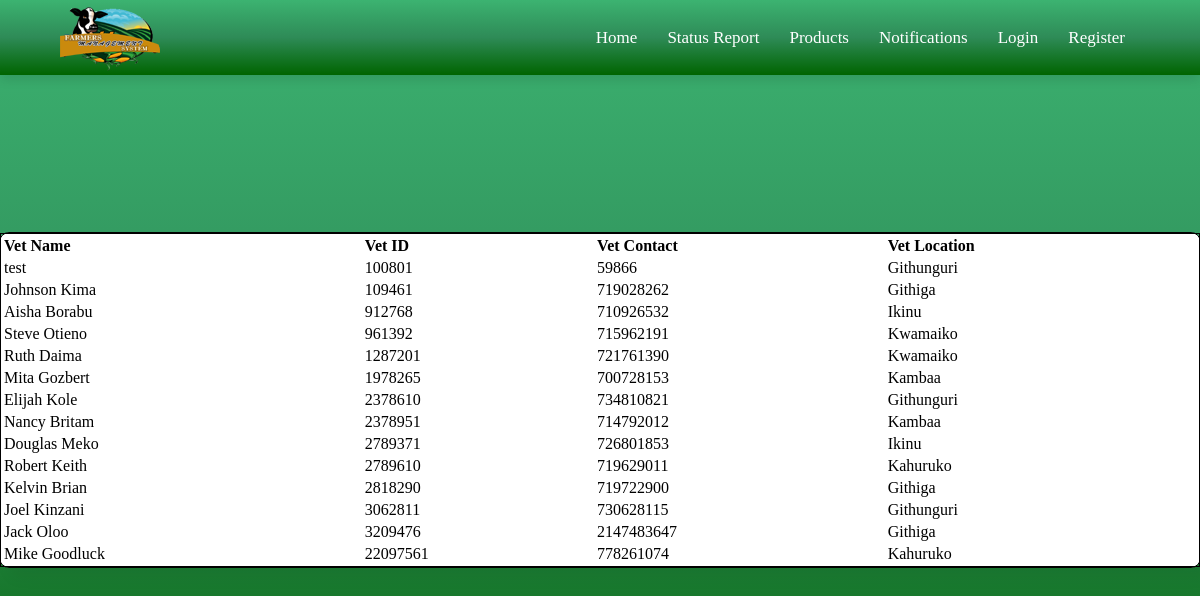
The page /staff/vetdata.php on the database its author committed.
### tables this page shows
CREATE TABLE `vets` (
  `VetName` varchar(30) NOT NULL,
  `Vet_ID` int(10) NOT NULL,
  `VetContact` int(10) NOT NULL,
  `VetLocation` varchar(20) NOT NULL,
  `email` varchar(30) NOT NULL,
  `password` varchar(255) NOT NULL
);

### staff/vetdata.php (the view, shortened to what this page needs)
<!DOCTYPE html>
<html lang="en" dir="ltr">
  <head>
    <link rel="stylesheet" href="vetdata.css">
</head>
<body>
  <nav>
    <div class="navbar">
      <div class="logo"><img src="images/logo.png"></a></div>
      <ul class="menu">
        <li ><a class="active" href="index.html">Home</a></li>
                        <li ><a href="status.html">Status Report</a></li>
                        <li ><a href="products.html">Products</a></li>
                        <li ><a href="notifications.html">Notifications</a></li>
                        <li ><a href="login.html">Login</a></li>
                        <li ><a href="register.html">Register</a></li>
      </ul>
    </div>
  </nav>
    <div class="center">
    <table>
<thead>
    <tr>
        <td><b>Vet Name</td>
        <td><b>Vet ID</td>
        <td><b>Vet Contact</td>
        <td><b>Vet Location</td>
    </tr>
</thead>
<tbody>
<?php
require_once "config.php";
$sql = "SELECT * FROM vets";
$results=$db->query($sql)->fetchAll();
if ($results) {
foreach ($results as $row) {
    $name=$row["VetName"];
    $id=$row["Vet_ID"];
    $contact=$row["VetContact"];
    $location= $row["VetLocation"];
    echo "<tr>
    <td>$name</td>
    <td>$id</td>
    <td>$contact</td>
    <td>$location</td>
</tr>";
    }
 ?>
</tbody>
</table>
<?php } else {
  echo "0 results";
}
?>
    </div>
  </body>
</html>

### staff/vetdata.css (style rules this page uses)
nav { position: fixed; left: 0; top: 0; width: 100%; height: 75px; background: linear-gradient(#3CB371,#2E8B57, #006400); box-shadow: 0 5px 10px rgba(0, 0, 0, 0.1); }
nav .navbar { display: flex; align-items: center; justify-content: space-between; height: 100%; max-width: 90%; background: linear-gradient(#3CB371,#2E8B57, #006400); margin: auto; }
nav .navbar .menu { display: flex; }
.navbar .menu li { list-style: none; margin: 0 15px; }
.navbar .menu li a { color: #fff; font-size: 17px; font-weight: 500; text-decoration: none; }
body { margin: 0; padding: 0; background: linear-gradient(#3CB371,#2E8B57, #006400); height: 100vh; overflow: hidden; }
table { width: 100%; border: 1px solid; }
.center { position: absolute; top: 50%; left: 50%; border: 1px solid; transform: translate(-50%, -50%); width: 100%; background: white; border-radius: 10px; box-shadow: 10px 10px 15px rgba(0,0,0,0.05); }

### rows shown on the page
vets: VetName "test", Vet_ID "100801", VetContact "59866", VetLocation "Githunguri"
vets: VetName "Johnson Kima", Vet_ID "109461", VetContact "719028262", VetLocation "Githiga"
vets: VetName "Aisha Borabu", Vet_ID "912768", VetContact "710926532", VetLocation "Ikinu"
vets: VetName "Steve Otieno", Vet_ID "961392", VetContact "715962191", VetLocation "Kwamaiko"
vets: VetName "Ruth Daima", Vet_ID "1287201", VetContact "721761390", VetLocation "Kwamaiko"
vets: VetName "Mita Gozbert", Vet_ID "1978265", VetContact "700728153", VetLocation "Kambaa"
vets: VetName "Elijah Kole", Vet_ID "2378610", VetContact "734810821", VetLocation "Githunguri"
vets: VetName "Nancy Britam", Vet_ID "2378951", VetContact "714792012", VetLocation "Kambaa"
vets: VetName "Douglas Meko", Vet_ID "2789371", VetContact "726801853", VetLocation "Ikinu"
vets: VetName "Robert Keith", Vet_ID "2789610", VetContact "719629011", VetLocation "Kahuruko"
vets: VetName "Kelvin Brian", Vet_ID "2818290", VetContact "719722900", VetLocation "Githiga"
vets: VetName "Joel Kinzani", Vet_ID "3062811", VetContact "730628115", VetLocation "Githunguri"
vets: VetName "Jack Oloo", Vet_ID "3209476", VetContact "2147483647", VetLocation "Githiga"
vets: VetName "Mike Goodluck", Vet_ID "22097561", VetContact "778261074", VetLocation "Kahuruko"
